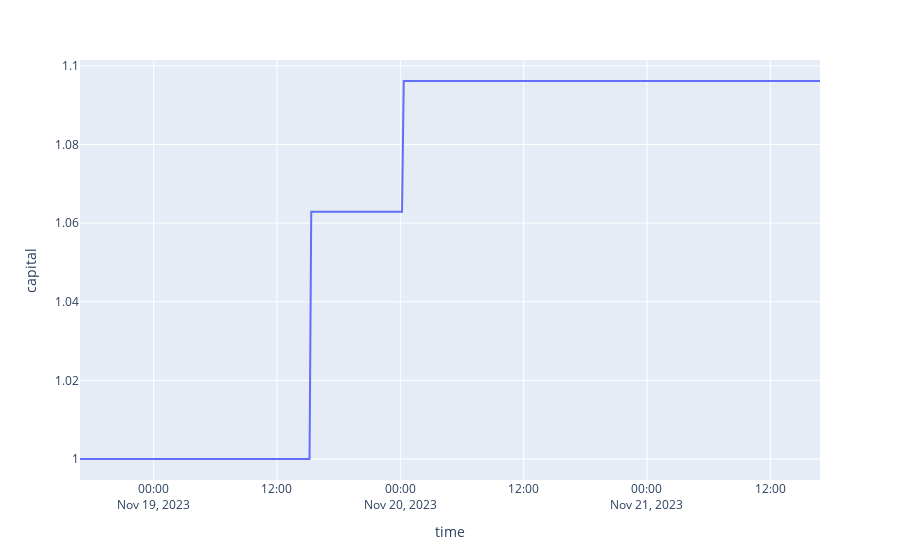

Write notebook code for a chart like this one.
### Code cell
px.line(df, y='capital')

### Figure 1 — Plotly figure (JSON) as saved in the notebook; plotly's stock layout.template omitted (floating-point values rounded to 4 significant figures; data arrays with more than 128 entries replaced by an {"elided": "..."} marker saying what was removed)
{"data": [{"hovertemplate": "time=%{x}<br>capital=%{y}<extra></extra>", "legendgroup": "", "line": {"color": "#636efa", "dash": "solid"}, "marker": {"symbol": "circle"}, "mode": "lines", "name": "", "orientation": "v", "showlegend": false, "type": "scatter", "x": {"elided": "433 str values"}, "xaxis": "x", "y": {"elided": "433 float values"}, "yaxis": "y"}], "layout": {"autosize": true, "legend": {"tracegroupgap": 0}, "margin": {"t": 60}, "xaxis": {"anchor": "y", "autorange": true, "domain": [0, 1], "range": ["2023-11-18 16:50", "2023-11-21 16:50"], "title": {"text": "time"}, "type": "date"}, "yaxis": {"anchor": "x", "autorange": true, "domain": [0, 1], "range": [0.9947, 1.102], "title": {"text": "capital"}, "type": "linear"}}}
